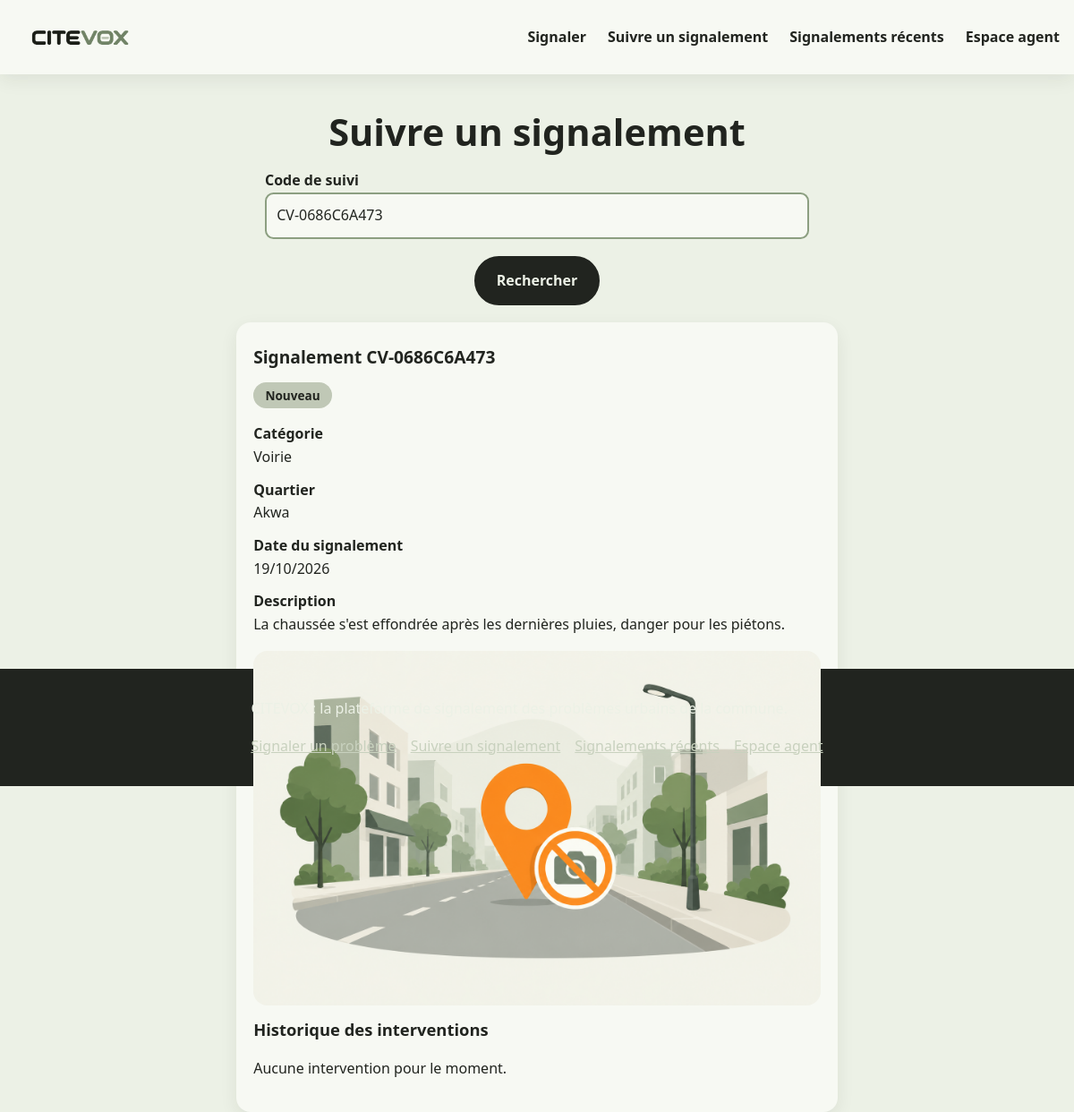
Page /suivre?code=CV-0686C6A473 on the committed database.
### tables this page shows
CREATE TABLE signalements (
    id INTEGER PRIMARY KEY AUTOINCREMENT,
    code_suivi TEXT NOT NULL UNIQUE,
    categorie_id INTEGER NOT NULL REFERENCES categories(id),
    quartier_id INTEGER NOT NULL REFERENCES quartiers(id),
    description TEXT NOT NULL CHECK (length(description) >= 20),
    reperage TEXT NOT NULL,
    telephone TEXT NOT NULL CHECK (length(telephone) = 9),
    photo TEXT,                         -- nom généré par le serveur (facultatif)
    statut TEXT NOT NULL DEFAULT 'nouveau'
        CHECK (statut IN ('nouveau', 'en_cours', 'resolu', 'rejete')),
    cree_le TEXT NOT NULL DEFAULT CURRENT_TIMESTAMP   -- UTC
);

CREATE TABLE categories (
    id INTEGER PRIMARY KEY AUTOINCREMENT,
    nom TEXT NOT NULL UNIQUE,
    slug TEXT NOT NULL UNIQUE,          -- nom des images : images/categories/<slug>.jpg
    service TEXT NOT NULL               -- service responsable
);

CREATE TABLE quartiers (
    id INTEGER PRIMARY KEY AUTOINCREMENT,
    nom TEXT NOT NULL UNIQUE
);

### app.py (the view)
@app.route("/suivre")
def suivre():
    code = request.args.get("code", "").strip().upper()
    s = historique = None
    if code:
        s = requete("SELECT s.*, c.nom AS categorie, q.nom AS quartier FROM signalements s"
                    " JOIN categories c ON c.id = s.categorie_id JOIN quartiers q ON q.id = s.quartier_id"
                    " WHERE s.code_suivi = ?", (code,), un=True)
        if s is None:
            flash("Aucun signalement ne correspond à ce code.", "erreur")
        else:  # ni téléphone, ni agent, ni identifiant interne
            historique = requete("SELECT date_intervention, commentaire, nouveau_statut FROM interventions"
                                 " WHERE signalement_id = ? ORDER BY date_intervention, id", (s["id"],))
    return render_template("suivre.html", code=code, s=s, historique=historique), (404 if code and s is None else 200)

### app.py (called while the page is built)
def get_db():
    if "db" not in g:
        g.db = sqlite3.connect(app.config["DATABASE"])
        g.db.row_factory = sqlite3.Row
        g.db.execute("PRAGMA foreign_keys = ON")
    return g.db

@app.teardown_appcontext
def fermer_db(exception):
    db = g.pop("db", None)
    if db is not None:
        db.close()

def requete(sql, params=(), un=False):
    curseur = get_db().execute(sql, params)
    return curseur.fetchone() if un else curseur.fetchall()

@app.before_request
def preparer_requete():
    if request.method == "POST":
        attendu, recu = session.get("csrf", ""), request.form.get("csrf", "")
        if not attendu or not hmac.compare_digest(recu.encode(), attendu.encode()):
            abort(400)
    g.agent = None
    if "agent_id" in session:
        g.agent = requete("SELECT * FROM agents WHERE id = ?", (session["agent_id"],), un=True)

@app.after_request
def entetes_securite(reponse):
    reponse.headers["X-Content-Type-Options"] = "nosniff"
    reponse.headers["Content-Security-Policy"] = "default-src 'self'; img-src 'self' blob:"
    return reponse

@app.context_processor
def contexte():
    return {"agent": g.get("agent"), "STATUTS": STATUTS}

@app.template_filter()
def date_fr(valeur):
    return datetime.strptime(valeur, "%Y-%m-%d %H:%M:%S").strftime("%d/%m/%Y")

### templates/suivre.html (shortened to what this page needs)
{% extends "base.html" %}
{% block contenu %}
<div style="height: 70vh;">
  <h1 style="text-align: center;">Suivre un signalement</h1>
  <form class="formulaire" method="get">
    <label for="code">Code de suivi</label>
    <input id="code" name="code" value="{{ code }}" placeholder="CV-XXXXXXXXXX" autocomplete="off" required>
    <button class="bouton" type="submit">Rechercher</button>
  </form>
  {% if s %}
  <article class="carte detail" style="margin: 0 auto;">
    <h2>Signalement {{ s.code_suivi }}</h2>
    <p><span class="statut {{ s.statut }}">{{ STATUTS[s.statut] }}</span></p>
    <dl>
      <dt>Catégorie</dt><dd>{{ s.categorie }}</dd>
      <dt>Quartier</dt><dd>{{ s.quartier }}</dd>
      <dt>Date du signalement</dt><dd>{{ s.cree_le|date_fr }}</dd>
      <dt>Description</dt><dd>{{ s.description }}</dd>
    </dl>
    {% if s.photo %}<img class="visuel" src="{{ url_for('static', filename='uploads/' ~ s.photo) }}" alt="Photo du problème signalé">{% endif %}
    <h3>Historique des interventions</h3>
    {% if historique %}
    <ul>
      {% for i in historique %}<li>{{ i.date_intervention|date_fr }}, {{ STATUTS[i.nouveau_statut]|lower }} : {{ i.commentaire }}</li>{% endfor %}
    </ul>
    {% else %}
    <p>Aucune intervention pour le moment.</p>
    {% endif %}
  </article>
  {% endif %}
</div>
{% endblock %}

### static/css/style.css (style rules this page uses)
:root { --ivory: #ecf1e6; --ash-grey: #c0c8b6; --ash-grey-2: #c8d1be; --carbon-black: #21241f; --muted-teal: #8c9f81; --teal-fonce: #55654d; --carte: #f7f9f3; --rayon: 1rem; --ombre: 0 .4rem 1.2rem rgba(33, 36, 31, .08); }
* { box-sizing: border-box; }
body { margin: 0; font-family: "Segoe UI", Arial, sans-serif; line-height: 1.6; color: var(--carbon-black); background: var(--ivory); }
h1 { font-size: 1.9rem; line-height: 1.2; margin: 1.5rem 0 1rem; }
h2 { font-size: 1.5rem; line-height: 1.25; margin: 2.5rem 0 1rem; }
h3 { font-size: 1.15rem; margin: 0 0 .4rem; }
img { max-width: 100%; height: auto; display: block; }
.bouton { display: inline-block; padding: .8rem 1.4rem; border: 2px solid var(--carbon-black); border-radius: 2rem; background: var(--carbon-black); color: var(--ivory); font: inherit; font-weight: 700; text-decoration: none; cursor: pointer; }
.visuel { width: 100%; aspect-ratio: 4 / 3; object-fit: cover; border-radius: var(--rayon); }
.carte, .chiffre { margin: 0; padding: 1.2rem; border-radius: var(--rayon); background: var(--carte); box-shadow: var(--ombre); }
.carte .visuel { margin-bottom: .8rem; aspect-ratio: 16 / 10; }
.carte h2 { margin: .5rem 0; font-size: 1.2rem; }
h1:not(#accueil), .precedes-form { text-align: center; }
.formulaire { max-width: 38rem; margin: 0 auto; }
label { display: block; margin-top: 1rem; font-weight: 600; }
input, select, textarea { width: 100%; padding: .7rem; border: 2px solid var(--muted-teal); border-radius: .6rem; background: var(--carte); color: inherit; font: inherit; }
.formulaire .bouton { margin: 1.2rem auto; display: block; }
.statut { display: inline-block; padding: .1rem .7rem; border: 2px solid transparent; border-radius: 1rem; background: var(--ash-grey); font-size: .85rem; font-weight: 700; }
.detail { max-width: 42rem; margin-top: 1.5rem; }
dt { font-weight: 700; }
dd { margin: 0 0 .7rem; }
@media (min-width: 992px) { h1 { font-size: 2.6rem; } }

### rows in the picture
signalements: code_suivi "CV-0686C6A473", statut "Nouveau", cree_le "19/10/2026", description "La chaussée s'est effondrée après les dernières pluies, danger pour les piétons.", photo (placeholder picture)
categories: categorie "Voirie"
quartiers: quartier "Akwa"
